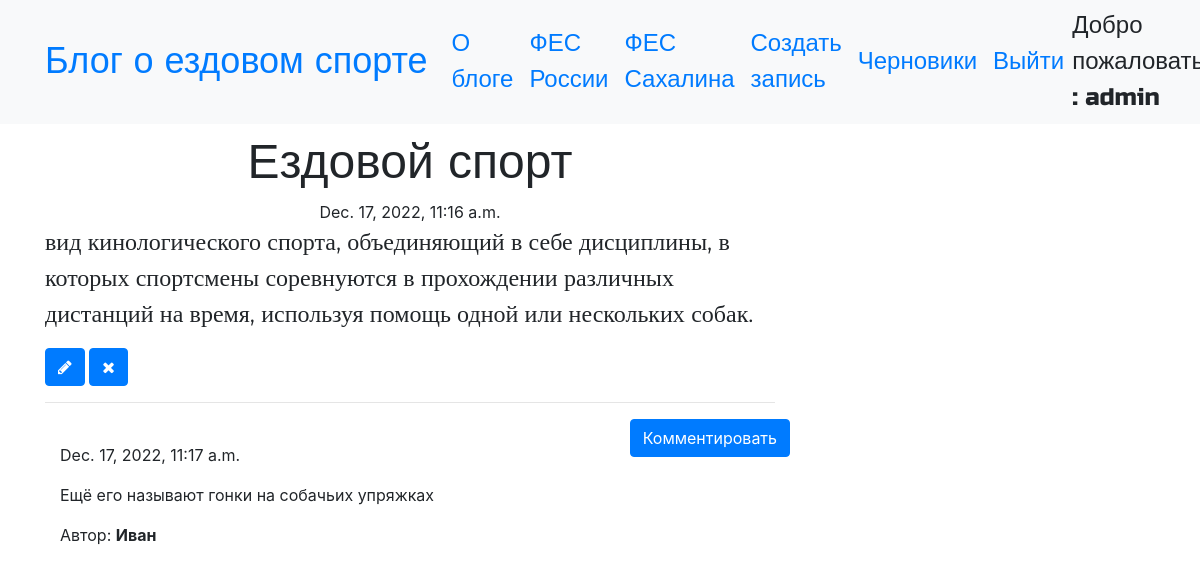
The app's page /post/1 (signed in) with its own data.
### blog/models.py (models this page shows, shortened)
class Post(models.Model):
    author = models.ForeignKey('auth.User',on_delete=models.CASCADE)
    title = models.CharField(max_length=200)
    text = models.TextField()
    created_date = models.DateTimeField(default=timezone.now)
    published_date = models.DateTimeField(blank=True, null=True)

class Comment(models.Model):
    post = models.ForeignKey('blog.Post', related_name='comments',on_delete=models.CASCADE)
    author = models.CharField(max_length=200)
    text = models.TextField()
    created_date = models.DateTimeField(default=timezone.now)
    approved_comment = models.BooleanField(default=False)

### blog/views.py (the view)
# urls.py: path('post/<int:pk>', views.PostDetailView.as_view(), name='post_detail'),
class PostDetailView(DetailView):
    model = Post

### blog/templates/blog/post_detail.html (shortened to what this page needs)
{% extends 'blog/base.html' %}
{% block content %}
        <h1 class='posttitle loader'>{{ post.title }}</h1>
        {% if post.published_date %}
            <div class="date postdate">
                {{ post.published_date }}
            </div>
        {% else %}
            <a class="btn btn-outline-dark" href="{% url 'post_publish' pk=post.pk %}">Опубликовать запись</a>
        {% endif %}
      <p class='postcontent' >{{ post.text|safe|linebreaksbr }}</p>
      {% if user.is_authenticated %}
          <a class="btn btn-primary" href="{% url 'post_edit' pk=post.pk %}"><span class="fa fa-pencil"></span></a>
          <a class="btn btn-primary" href="{% url 'post_remove' pk=post.pk %}"><span class="fa fa-remove"></span></a>
      {% endif %}
  <hr>
  <a class="btn btn-primary btn-comment" href="{% url 'add_comment_to_post' pk=post.pk %}">Комментировать</a>
  <div class="container">
  {% for comment in post.comments.all %}
  <br>
      {% if user.is_authenticated or comment.approved_comment %}
              {{ comment.created_date }}
          <p>{{ comment.text|safe|linebreaks }}</p>
          <p>Автор: <strong>{{ comment.author }}</strong></p>
      {% endif %}
  {% empty %}
      <p>Нет комментариев</p>
  {% endfor %}
</div>
{% endblock %}

### blog/templates/blog/base.html (shortened to what this page needs)
<!DOCTYPE html>
{% load static %}
<html>
  <head>
    <link rel="stylesheet" href="https://stackpath.bootstrapcdn.com/bootstrap/4.1.3/css/bootstrap.min.css"
>
    <link href="https://maxcdn.bootstrapcdn.com/font-awesome/4.7.0/css/font-awesome.min.css" rel="stylesheet">
    <link rel="stylesheet" href="//cdn.jsdelivr.net/medium-editor/latest/css/medium-editor.min.css" type="text/css" media="screen" charset="utf-8">
    <link rel="stylesheet" href="{% static 'css/blog.css' %}">
  </head>
  <body class='loader'>
    <nav class="navbar navbar-expand-lg bg-light techfont">
      <div class="container">
        <div class="navbar-nav align-items-center">
          <a class="navbar-brand bigbrand" href="{% url 'post_list' %}">Блог о ездовом спорте</a>
          <a class="nav-item nav-link" href="{% url 'about' %}">О блоге</a>
          <a class="nav-item nav-link" href="http://fes-russia.ru/">ФЕС России</a>
          <a class="nav-item nav-link" href="http://fes65.ru/">ФЕС Сахалина</a>
        </div>
        <div class="navbar-nav align-items-center ml-auto">
          {% if user.is_authenticated %}
            <a class="nav-item nav-link" href="{% url 'post_new' %}">Создать запись</a>
            <a class="nav-item nav-link" href="{% url 'post_draft_list' %}">Черновики</a>
            <a class="nav-item nav-link" href="{% url 'logout' %}">Выйти</a>
            <a >Добро пожаловать, : {{ user.username }}</a>
          {% else %}
            <a class="nav-item nav-link" href="{% url 'login' %}" aria-label="Login">
              <span class="fa fa-user" aria-hidden="true"></span></a>
          {% endif %}
        </div>
      </div>
    </nav>
          <div class="content container">
              <div class="row">
                  <div class="col-md-8">
                    <div class="blog_posts">
                      {% block content %}
                      {% endblock %}
                    </div>
                  </div>
              </div>
          </div>
  </body>
</html>

### blog/static/css/blog.css (style rules this page uses)
.techfont { font-family: 'Russo One', sans-serif; font-size: 1.5em; margin-bottom: 10px; }
.postdate { text-align: center; }
.posttitle { font-family: 'Russo One', sans-serif; font-size: 3em; text-align: center; }
.postcontent { font-family: 'Montserrat'; font-size: 1.5em; }
.btn-comment { position: absolute; right: 0px; }
.bigbrand { font-size: 1.5em; }
.loader { filter:hue-rotate(0deg); color: linear-gradient(45deg,#0f8,#08f); animation:hue 5000ms infinite linear; }

### records on screen
Post: title "Ездовой спорт", published_date "Dec. 17, 2022, 11:16 a.m.", text "вид кинологического спорта, объединяющий в себе дисциплины, в которых спортсмены соревнуются в прохождении различных дистанций на время, используя помощь одной или нескольких собак."
Comment: created_date "Dec. 17, 2022, 11:17 a.m.", text "Ещё его называют гонки на собачьих упряжках", author "Иван"

### other values on screen
{{ user.username }} "admin"
